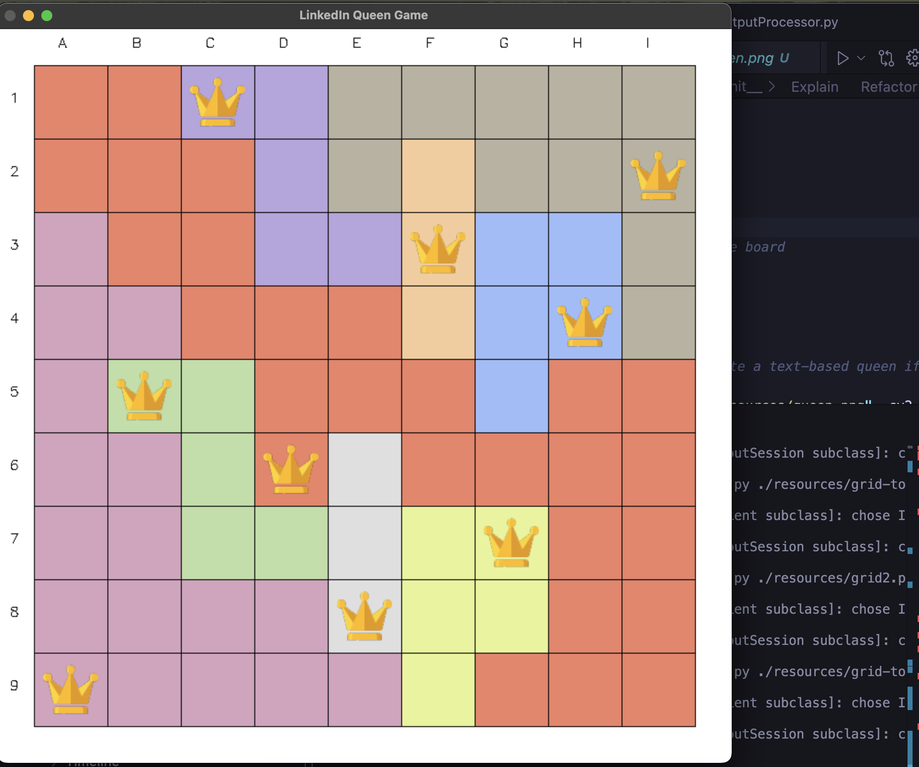
#> input picture resources/grid-today-solution.png, 919 x 767 px, shrunk from 2002 x 1671 before the run
$ python -i InputProcessor.py   (imports and definitions only)
#> lines starting #> are read from the running program, lines starting #| are printed output that depends on the picture; after the words box and inside, x2 and y2 are one past the last pixel; in counts of white or black regions, pixels touching at a corner belong together
### com/linkedIn/solver/Grid.py
import numpy as np

class Node:
    def __init__(self, color):
        self.color = color
        self.isQueenPlaced = False

class Grid:
    def __init__(self, size):
        self.size = size
        self.grid = np.empty((size, size), dtype=object)
        self.distinctColors = set()

    def addNode(self, row, col, color):
        self.grid[row, col] = Node(color)
        self.distinctColors.add(color)

    # [8 lines left out: function print_grid_structure, not called in this run]

### com/linkedIn/solver/InputProcessor.py
import cv2
import numpy as np
from sklearn.cluster import KMeans
import math
from com.linkedIn.solver.Grid import Node, Grid


class InputProcessor:
    def __init__(self, img_path):
        self.img_path = img_path
        pass

    def extract_grid_colors(self):
        # Read the image
        img = cv2.imread(self.img_path)
#> img is the input picture: shape (767, 919, 3); mean B, G, R 140.7, 145.9, 169.1
        if img is None:
            raise ValueError("Could not read the image. Please check the image path.")

        # Convert to RGB (from BGR)
        img_rgb = cv2.cvtColor(img, cv2.COLOR_BGR2RGB)

        # Get image dimensions
        height, width = img.shape[:2]
#> height = 767; width = 919

        # Convert to grayscale for edge detection
        gray = cv2.cvtColor(img, cv2.COLOR_BGR2GRAY)
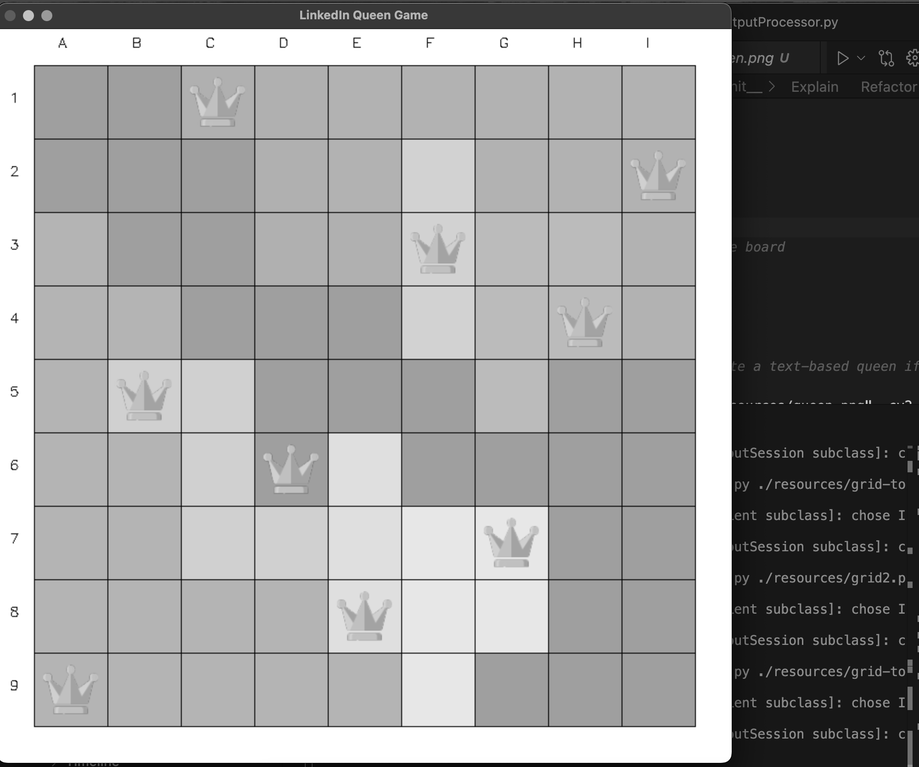
#> gray: shape (767, 919); min 0, max 255, mean 152.3

        # Apply adaptive thresholding to handle varying lighting
        binary = cv2.adaptiveThreshold(gray, 255, cv2.ADAPTIVE_THRESH_GAUSSIAN_C,
                                       cv2.THRESH_BINARY_INV, 11, 2)
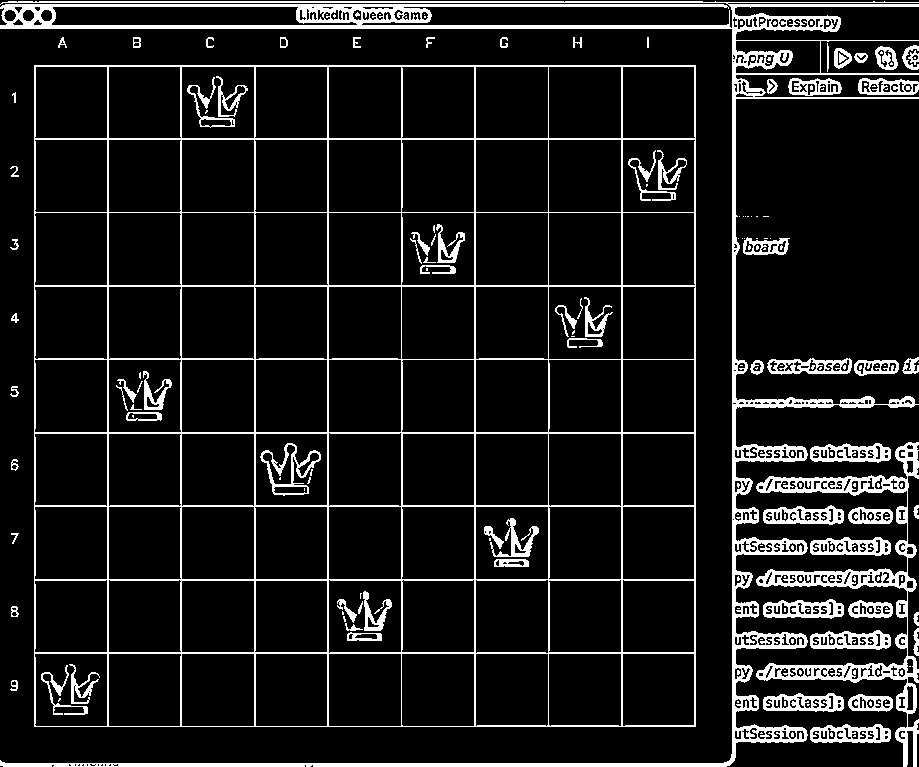
#> binary: shape (767, 919); 10.8% white; 203 white regions (124 under 20 px), largest, box (x1, y1, x2, y2) and area: (34, 65, 696, 727) 24052, (0, 1, 919, 767) 23734, (756, 442, 919, 767) 7416

        # Add morphological operations to clean up the image
        kernel = np.ones((3, 3), np.uint8)
        binary = cv2.morphologyEx(binary, cv2.MORPH_CLOSE, kernel)
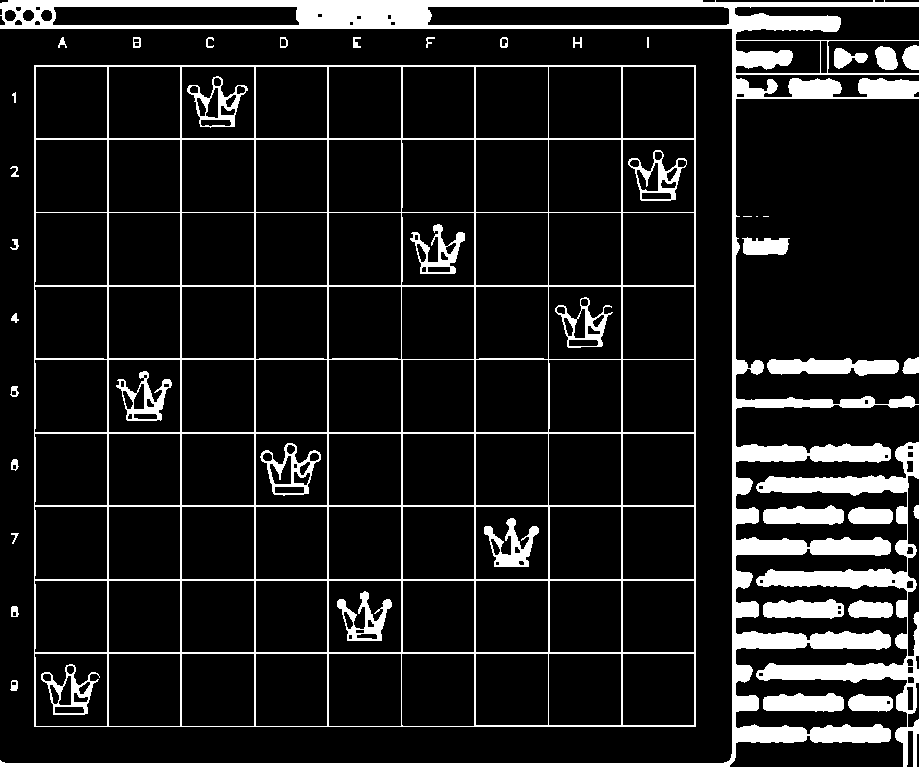
#> binary: shape (767, 919); 12.7% white; 46 white regions (3 under 20 px)

        # Find contours using RETR_TREE to get all cells
        contours, hierarchy = cv2.findContours(binary, cv2.RETR_TREE, cv2.CHAIN_APPROX_SIMPLE)
#> contours = 230 contours, 30 with area under 20; largest, box (x1, y1, x2, y2) and area: (34, 65, 696, 727) 436921, (0, 0, 919, 767) 45024, (756, 442, 919, 767) 9236, (427, 6, 730, 26) 5692, (328, 653, 402, 727) 5327

        # Filter and sort contours
        cells = []
        colors = set()

        avg_area = np.mean([cv2.contourArea(cnt) for cnt in contours])
#> avg_area = 4169.7

        for contour in contours:
            area = cv2.contourArea(contour)
            # Filter contours by area (should be close to average cell area)
            if area > avg_area * 0.5 and area < avg_area * 2:
                x, y, w, h = cv2.boundingRect(contour)
                # Filter out very small or very large rectangles
                if w > width * 0.05 and h > height * 0.05 and w < width * 0.3 and h < height * 0.3:
                    cells.append((x, y, w, h))
#> this loop made 230 passes
#> (area, x, y, w, h) on passes 45, 46, 47, 48, 49, 50, 51, 52, 53, 62, 63, 64: (5182, 622, 653, 73, 73), (5254, 548, 653, 74, 73), (5254, 475, 653, 74, 73), (5325.5, 401, 653, 74, 74), (5327, 328, 653, 74, 74), (5254, 255, 653, 73, 74), (5327, 181, 653, 74, 74), (5254, 108, 653, 73, 74), (5257.5, 34, 653, 74, 74), (5182, 622, 580, 73, 73), (5182, 549, 580, 73, 73), (5254, 475, 580, 74, 73)
#> area on passes 1, 3, 4, 6, 8, 9: 603, 1172, 58.5, 61, 612, 1192
#> after the loop, cells = 81 items, first 6: (622, 653, 73, 73), (548, 653, 74, 73), (475, 653, 74, 73), (401, 653, 74, 74), (328, 653, 74, 74), (255, 653, 73, 74)

        # Detect grid dimensions
        unique_y = sorted(list(set([y for x, y, w, h in cells])))
#> unique_y = [66, 139, 212, 286, 359, 433, 506, 580, 653]
        row_height = np.mean(np.diff(unique_y))
#> row_height = 73.38
        num_rows = len(unique_y)
#> num_rows = 9

        # Sort cells by position
        cells.sort(key=lambda x: (round(x[1] / row_height), x[0]))

        # Initialize grid structure
        grid = []
        row = []
        current_grid = Grid(math.isqrt(len(cells)))
        current_row = 0
        cur_col = 0
        cur_r = 0

        # Extract dominant color for each cell
        for x, y, w, h in cells:
            # Check if we're on a new row
            cell_row = round(y / row_height)
            if cell_row > current_row:
                if row:
                    grid.append(row)
                    cur_col = 0
                    cur_r += 1
                row = []
                current_row = cell_row

            # Get cell region with padding to avoid border
            padding = 5
            cell_img = img_rgb[y + padding:y + h - padding, x + padding:x + w - padding]

            # Reshape the cell image for K-means
            pixels = cell_img.reshape(-1, 3)

            # Apply K-means clustering to find dominant color
            kmeans = KMeans(n_clusters=1, n_init=10)
            kmeans.fit(pixels)
            dominant_color = kmeans.cluster_centers_[0].astype(int)

            # Convert RGB values to hex color code
            hex_color = '#{:02x}{:02x}{:02x}'.format(*dominant_color)

            colors.add(hex_color)
            # node = Node(hex_color)
            # # print(cur_r, cur_col)
            # # current_grid.grid[cur_r, cur_col] = node
            current_grid.addNode(cur_r, cur_col, hex_color)
            cur_col += 1

            row.append({
                'position': (x, y),
                'size': (w, h),
                'color': hex_color,
                'rgb': tuple(dominant_color)
            })
#> this loop made 81 passes
#> (x, y, w, h, cell_row, dominant_color) on passes 1, 2, 3, 4, 5, 6, 7, 8, 9, 11, 12: (35, 66, 73, 73, 1, [224, 135, 110]), (108, 66, 73, 73, 1, [224, 135, 110]), (181, 66, 74, 73, 1, [195, 168, 167]), (255, 66, 73, 73, 1, [180, 165, 218]), (328, 66, 74, 73, 1, [183, 178, 162]), (402, 66, 73, 73, 1, [183, 178, 162]), (475, 66, 74, 73, 1, [183, 178, 162]), (548, 66, 74, 73, 1, [183, 178, 162]), (622, 66, 73, 73, 1, [183, 178, 162]), (108, 139, 73, 74, 2, [224, 135, 110]), (181, 139, 74, 74, 2, [224, 135, 110])
#> (x, y, w, h, cell_row, cur_col, dominant_color) on passes 10, 19, 28, 37, 46: (35, 139, 73, 74, 2, 1, [224, 135, 110]), (34, 212, 74, 74, 3, 1, [206, 165, 189]), (34, 286, 74, 74, 4, 1, [206, 165, 189]), (34, 359, 74, 74, 5, 1, [206, 165, 189]), (34, 433, 74, 73, 6, 1, [206, 165, 189])
#> pass 1, in extract_grid_colors, `cell_img = img_rgb[y + padding:y + h - padding, x + padding:x + w - pa..`:
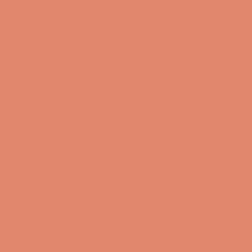
#> cell_img: shape (63, 63, 3) (shown 4 times larger); mean R, G, B 224, 135, 110
#> pass 3, in extract_grid_colors, `cell_img = img_rgb[y + padding:y + h - padding, x + padding:x + w - pa..`:
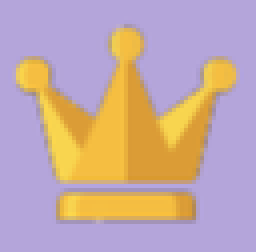
#> cell_img: shape (63, 64, 3) (shown 4 times larger); mean R, G, B 195.9, 168.9, 167.7

        # Append the last row
        if row:
            grid.append(row)
            cur_col = 0
            cur_r += 1

        return grid, current_grid

    def visualize_grid(image_path, grid):
        """Visualize the detected grid cells on the image"""
        img = cv2.imread(image_path)

        for row in grid:
            for cell in row:
                x, y = cell['position']
                w, h = cell['size']
                cv2.rectangle(img, (x, y), (x + w, y + h), (0, 255, 0), 2)

        cv2.imshow('Detected Grid', img)
        cv2.waitKey(0)
        cv2.destroyAllWindows()

>>> result = InputProcessor('../../../resources/grid-today-solution.png').extract_grid_colors()
